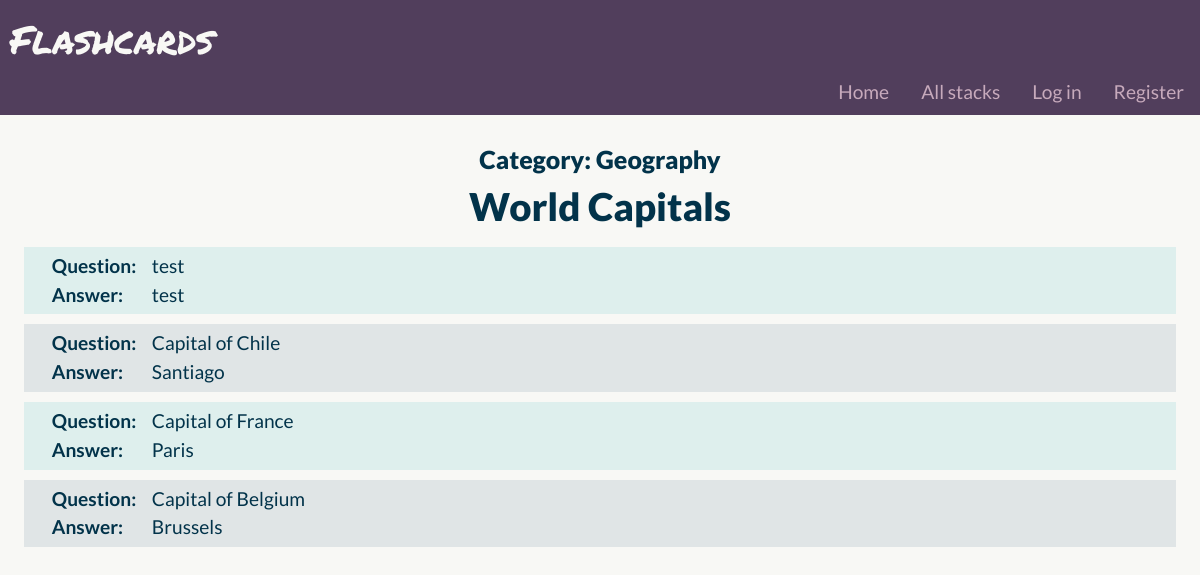
/stacks/31, run on the app's committed database.
### flashcards/models.py (models this page shows, shortened)
class Stack(models.Model):
    user = models.ForeignKey(User, on_delete=models.CASCADE)
    category = models.ForeignKey(Category, on_delete=models.CASCADE)
    title = models.CharField(max_length=100)
    timestamp = models.DateTimeField(auto_now_add=True)
    archived = models.BooleanField(default=False)
    shared = models.BooleanField(default=False)
    created_by = models.ForeignKey(User, related_name="created_by", on_delete=models.PROTECT)

class Category(models.Model):
    user = models.ForeignKey(User, on_delete=models.CASCADE)
    title = models.CharField(max_length=50)
    def __str__(self):
        return f"{self.title}"

class Flashcard(models.Model):
    stack = models.ForeignKey(Stack, on_delete=models.CASCADE)
    question = models.TextField(blank=True)
    answer = models.TextField(blank=True)
    timestamp = models.DateTimeField(auto_now_add=True)

### flashcards/views.py (the view, shortened to what this page needs)
# urls.py: path("stacks/<int:stack_id>", views.show_stack, name="stack"),
def show_stack(request, stack_id):
    flashcards = Flashcard.objects.filter(stack=stack_id).order_by('-timestamp')
    stack = Stack.objects.get(id=stack_id)
    return render(request, "flashcards/stack.html", {
        "stack": stack,
        "flashcards": flashcards,
        "error_reading_csv": False
    })

### flashcards/templates/flashcards/stack.html (shortened to what this page needs)
{% extends "flashcards/layout.html" %}
{% load static %}
{% block body %}
<h3>Category: {{ stack.category }}</h3>
<div class="stack-header-wrapper" data-id={{stack.id}}>
  <h1>{{ stack.title }}</h1>
</div>
<div class="question-list">
  {% for flashcard in flashcards %}
  <div data-id={{flashcard.id}} class="question-in-stack">
    <div class="question-info">
      <div class="question-label bold">Question:</div>
      <div class="question">{{ flashcard.question }}</div>
    </div>
    <div class="answer-info">
      <div class="answer-label bold">Answer:</div>
      <div class="answer">{{ flashcard.answer }}</div>
    </div>
  </div>
  {% endfor %}
</div>
{% endblock %}

### flashcards/templates/flashcards/layout.html (shortened to what this page needs)
{% load static %}
<!DOCTYPE html>
<html lang="en">
<head>
  <link rel="stylesheet" href="https://stackpath.bootstrapcdn.com/bootstrap/4.4.1/css/bootstrap.min.css"
>
  <link rel="stylesheet" href="https://cdnjs.cloudflare.com/ajax/libs/font-awesome/4.7.0/css/font-awesome.min.css">
  <link href="{% static 'flashcards/css/styles.css' %}" rel="stylesheet">
</head>
<body>
  <nav class="nav-menu">
    <div id="app-name"> Flashcards </div>
    <ul class="nav justify-content-end">
      <li class="nav-item"><a class="nav-link" href="{% url 'index' %}">Home</a></li>
      <li class="nav-item"><a class="nav-link" href="{% url 'all-stacks' %}">All stacks</a></li>
      {% if not user.is_authenticated %}
      <li class="nav-item"><a class="nav-link" href="{% url 'login' %}">Log in</a></li>
      <li class="nav-item"><a class="nav-link" href="{% url 'register' %}">Register</a></li>
      {% endif %}
    </ul>
  </nav>
  <div class="body">
    {% block body %}
    {% endblock %}
  </div>
</body>
</html>

### flashcards/static/flashcards/css/styles.css (style rules this page uses)
#app-name { font-family: 'Permanent Marker'; color: #f8f8f5; padding: 10px; height: 70px; font-size: 2em; }
body, .dropdown-menu-right { font-family: 'Lato', serif; font-weight: 400; }
body { background-color: #f8f8f5; font-size: 1.2em; color: #02334a; }
.nav-menu, .dropdown-menu-right, .dropdown-item:hover { background-color: #513e5c; }
.nav-menu { color: #e3dae7; margin-bottom: 30px; }
.nav-menu a, .dropdown-item { color: #c7aabc; }
h1, h2, h3 { text-align: center; font-weight: 600; color: #02334a; }
h1 { font-size: 1.5em; }
h3 { font-size: 1.1em; }
a { text-decoration: none; }
.bold { font-weight: 700; text-decoration: none; }
@media only screen and (min-device-width : 641px) { h1, h2, h3 { font-weight: 900; } }
@media only screen and (min-device-width : 641px) { h1 { font-size: 2em; } }
@media only screen and (min-device-width : 641px) { h3 { font-size: 1.3em; } }

### flashcards/static/flashcards/css/stacks.css (style rules this page uses)
.stack-header-wrapper { display: flex; flex-direction: row; align-items: center; justify-content: center; }
.question-in-stack { justify-content: center; margin-left: 2%; margin-right: 2%; margin-top: 10px; padding: 5px; }
.answer-info, .question-info { display: flex; flex-direction: row; width: 100%; padding-left: 2%; }
.answer-label, .question-label { width: 100px; }
.all-stacks>div.user-stack:nth-child(odd), .all-user-stacks>div.user-stack:nth-child(odd), .all-saved-stacks>div.user-stack:nth-child(odd), .all-archived-stacks>div.user-stack:nth-child(odd), .question-list>div.question-in-stack:nth-child(odd) { background-color: #deefed; }
.all-stacks>div.user-stack:nth-child(even), .all-user-stacks>div.user-stack:nth-child(even), .all-saved-stacks>div.user-stack:nth-child(even), .all-archived-stacks>div.user-stack:nth-child(even), .question-list>div.question-in-stack:nth-child(even) { background-color: #e0e5e6; }

### data on the page
Stack: category "Geography", title "World Capitals"
Flashcard: question "test", answer "test"
Flashcard: question "Capital of Chile", answer "Santiago"
Flashcard: question "Capital of France", answer "Paris"
Flashcard: question "Capital of Belgium", answer "Brussels"
